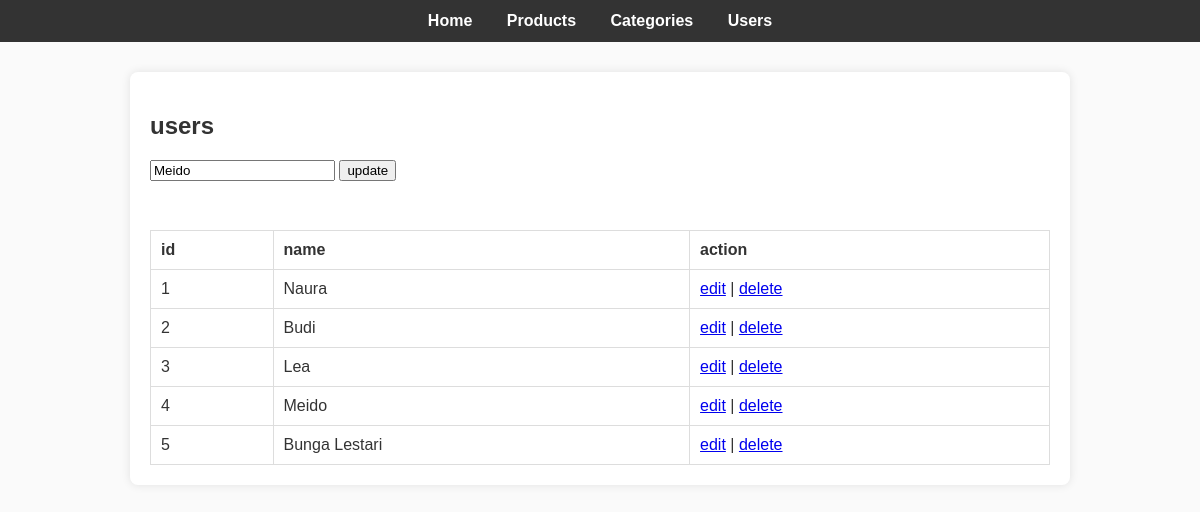
Screenshot of /catalog_app/view/users.php?edit=4 with the database file from the repository.
### tables this page shows
CREATE TABLE `user` (
  `id` int(11) NOT NULL,
  `name` varchar(50) NOT NULL,
  `password` varchar(255) NOT NULL
);

### catalog_app/class/User.php (called while the page is built, shortened)
<?php
require_once __DIR__ . "/../config/db.php";
class User {
    private $conn;
    public function __construct() {
        $database = new Database();
        $this->conn = $database->conn;
    }
    public function getAll() {
        $query = $this->conn->prepare("SELECT * FROM user");
        $query->execute();
        return $query->get_result();
    }
}

### catalog_app/config/db.php (called while the page is built, shortened)
<?php
class Database {
    private $host = "localhost";
    private $user = "root";
    private $pass = "";
    private $dbname = "catalog_db";
    public function __construct() {
        try {
            $this->conn = new mysqli($this->host, $this->user, $this->pass, $this->dbname);
        } catch (Exception $e) {
            die("koneksi gagal: " . $e->getMessage());
        }
    }
}

### catalog_app/view/users.php (the view, shortened to what this page needs)
<?php
require_once "../class/User.php";
$user = new User();
$editData = null;
if (isset($_GET['edit'])) {
    $id = $_GET['edit'];
    $result = $user->getAll();
    while ($row = $result->fetch_assoc()) {
        if ($row['id'] == $id) {
            $editData = $row;
        }
    }
}
$users = $user->getAll();
?>
<?php include "header.php"; ?>
<h2>users</h2>
<form method="POST">
    <input type="text" name="name" placeholder="user name" required
           value="<?= $editData ? $editData['name'] : ''; ?>">
    <button type="submit" name="<?= $editData ? 'update' : 'add'; ?>">
        <?= $editData ? 'update' : 'add'; ?>
    </button>
</form>
<br>
<table border="1" cellpadding="8">
    <tr>
        <th>id</th>
        <th>name</th>
        <th>action</th>
    </tr>
    <?php while ($row = $users->fetch_assoc()) { ?>
        <tr>
            <td><?= $row['id']; ?></td>
            <td><?= $row['name']; ?></td>
            <td>
                <a href="?edit=<?= $row['id']; ?>">edit</a> |
                <a href="?delete=<?= $row['id']; ?>" onclick="return confirm('yakin hapus user ini?')">delete</a>
            </td>
        </tr>
    <?php } ?>
</table>

### catalog_app/style.css (style rules this page uses)
table { width: 100%; border-collapse: collapse; margin-top: 15px; }
table, th, td { border: 1px solid #ddd; }
th, td { padding: 10px; text-align: left; }

### rows the page displays
user: name "Meido", id "4"
user: id "1", name "Naura"
user: id "2", name "Budi"
user: id "3", name "Lea"
user: id "5", name "Bunga Lestari"
